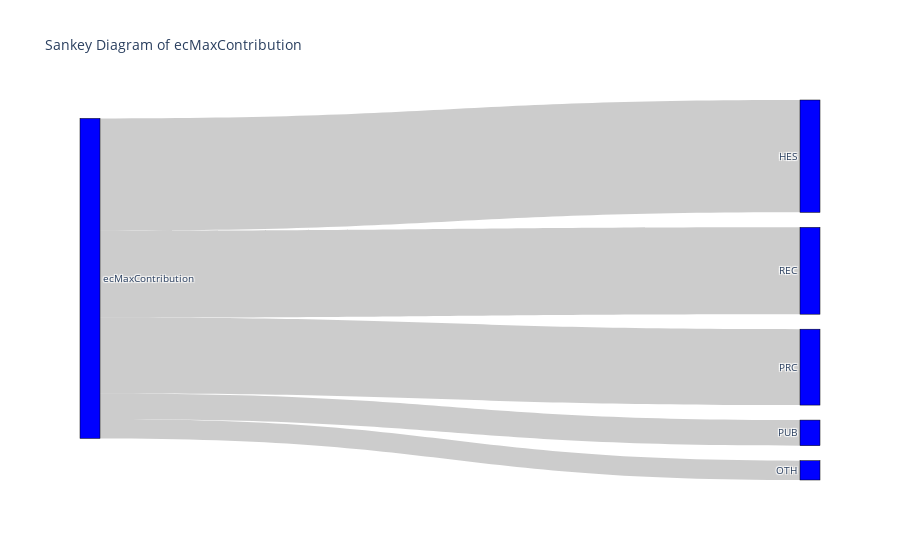

The notebook cell saved with this chart:
### Code cell
# Create the Sankey diagram
fig = go.Figure(data=[go.Sankey(
    node=dict(
        pad=15,
        thickness=20,
        line=dict(color="black", width=0.5),
        label=labels,
        color="blue"
    ),
    link=dict(
        source=sankey_field['source'],
        target=sankey_field['target'],
        value=sankey_field['value']
    )
)])

fig.update_layout(title_text="Sankey Diagram of ecMaxContribution (Activity Type)", font_size=10)
fig.show()

### Figure 1 — Plotly figure (JSON) as saved in the notebook; plotly's stock layout.template omitted (floating-point values rounded to 4 significant figures)
{"data": [{"link": {"source": [0, 0, 0, 0, 0], "target": [1, 2, 3, 4, 5], "value": [35.11, 6.038, 23.71, 7.998, 27.14]}, "node": {"color": "blue", "label": ["ecMaxContribution", "HES", "OTH", "PRC", "PUB", "REC"], "line": {"color": "black", "width": 0.5}, "pad": 15, "thickness": 20}, "type": "sankey"}], "layout": {"font": {"size": 10}, "title": {"text": "Sankey Diagram of ecMaxContribution"}}}
